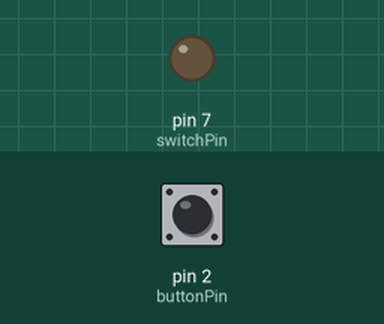
Recording of a sketch running on a simulated Arduino Uno, built with avr-gcc and run on an emulated ATmega328P. Shown: output pins drawn as LEDs (lit = HIGH). The inputs (shaded band) are chosen by the test bench; at power-on: pin 2 (buttonPin) HIGH.

Above: at 1.2 s.
1.3 s: pin 2 (buttonPin) pulsed LOW 2 times (0.12 s each, 0.3 s apart)
At 2.8 s:
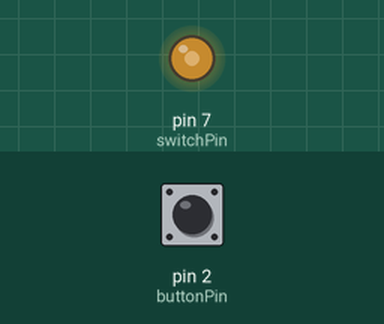
3.4 s: pin 2 (buttonPin) pulled LOW for 0.15 s
At 3.9 s:
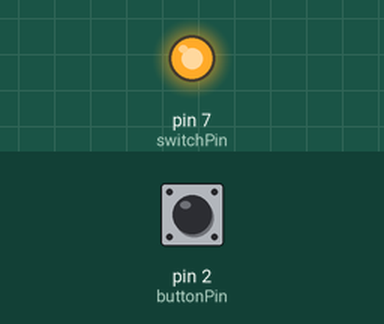
5.0 s: pin 2 (buttonPin) pulsed LOW 5 times (0.12 s each, 0.3 s apart)
At 5.62 s:
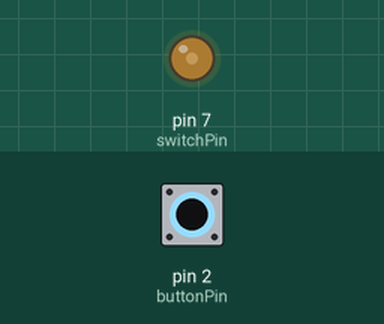
8.0 s: pin 2 (buttonPin) pulled LOW for 1 s
At 8.6 s:
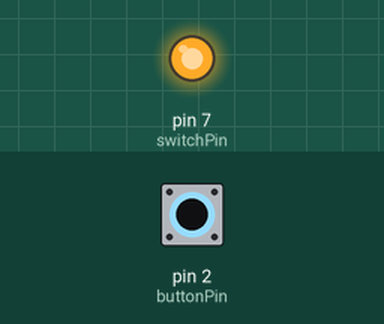
Timing chart, 0 to 11.0 s (numbered marks = the images above; inputs shaded):
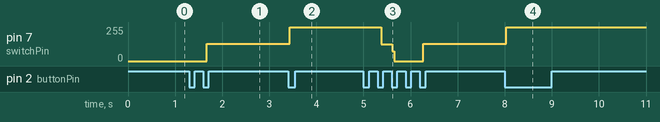

The sketch:

AC_Modulation.ino
```cpp
const int switchPin = 7;  // Output pin connected to the logic input of DG419LE
const int buttonPin = 2; // Input pin connected to a push button

enum SwitchingMode {
  MODE_OFF,
  MODE_10HZ,
  MODE_100HZ
};

SwitchingMode currentMode = MODE_OFF;

const int interval10Hz = 50000;  // Corresponds to 10Hz (half period in microseconds)
const int interval100Hz = 5000;  // Corresponds to 100Hz (half period in microseconds)

unsigned long lastSwitchTime = 0;
bool buttonPressedBefore = false;

void setup() {
  pinMode(switchPin, OUTPUT);
  digitalWrite(switchPin, LOW); // Start with NC (Normally Closed) connected

  pinMode(buttonPin, INPUT_PULLUP); // Button connected between buttonPin and GND
}

void loop() {
  unsigned long currentMillis = micros();

  // Check button press
  if (digitalRead(buttonPin) == LOW && !buttonPressedBefore) {
    // Button just pressed
    buttonPressedBefore = true;
    delay(20);  // debounce delay

    switch (currentMode) {
      case MODE_OFF:
        currentMode = MODE_10HZ;
        break;
      case MODE_10HZ:
        currentMode = MODE_100HZ;
        break;
      case MODE_100HZ:
        currentMode = MODE_OFF;
        break;
    }
  } else if (digitalRead(buttonPin) == HIGH) {
    buttonPressedBefore = false;
  }

  // Perform switching based on mode
  switch (currentMode) {
    case MODE_OFF:
      // Do nothing
      break;
    case MODE_10HZ:
      if (currentMillis - lastSwitchTime >= interval10Hz) {
        toggleSwitch();
        lastSwitchTime = currentMillis;
      }
      break;
    case MODE_100HZ:
      if (currentMillis - lastSwitchTime >= interval100Hz) {
        toggleSwitch();
        lastSwitchTime = currentMillis;
      }
      break;
  }
}

void toggleSwitch() {
  if (digitalRead(switchPin) == LOW) {
    digitalWrite(switchPin, HIGH);
  } else {
    digitalWrite(switchPin, LOW);
  }
}
```

Measured:
- after the input at 1.3 s, pin 7 (switchPin): 0/255 → 129/255 after 0.38 s
- after the input at 3.4 s, pin 7 (switchPin): 129/255 → 255/255 at once
- after the input at 5.0 s, pin 7 (switchPin): 255/255 → 124/255 after 0.38 s, → 0/255 0.24 s later, → 131/255 0.66 s later
- after the input at 8.0 s, pin 7 (switchPin): 131/255 → 255/255 at once
